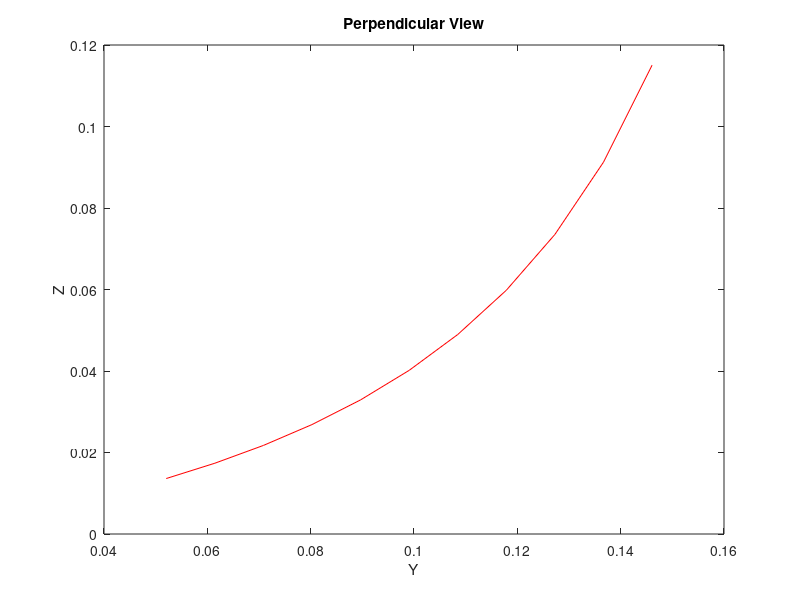
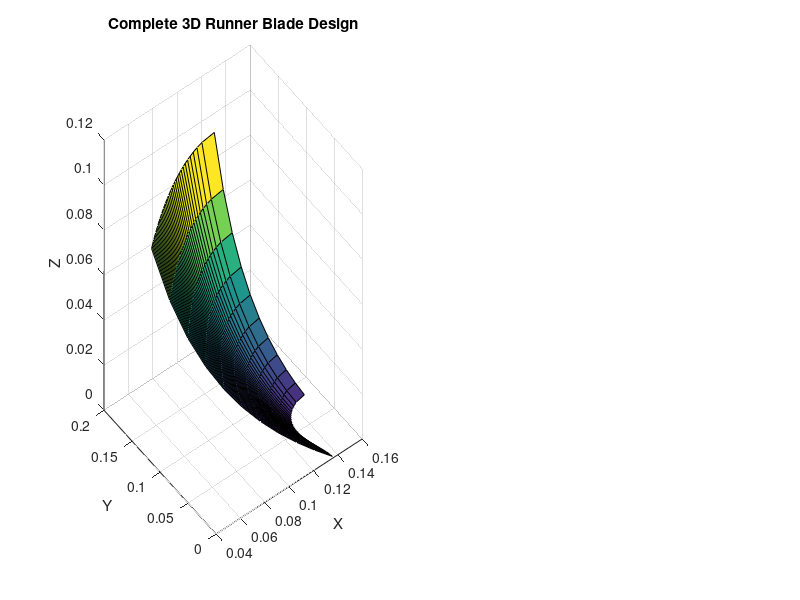
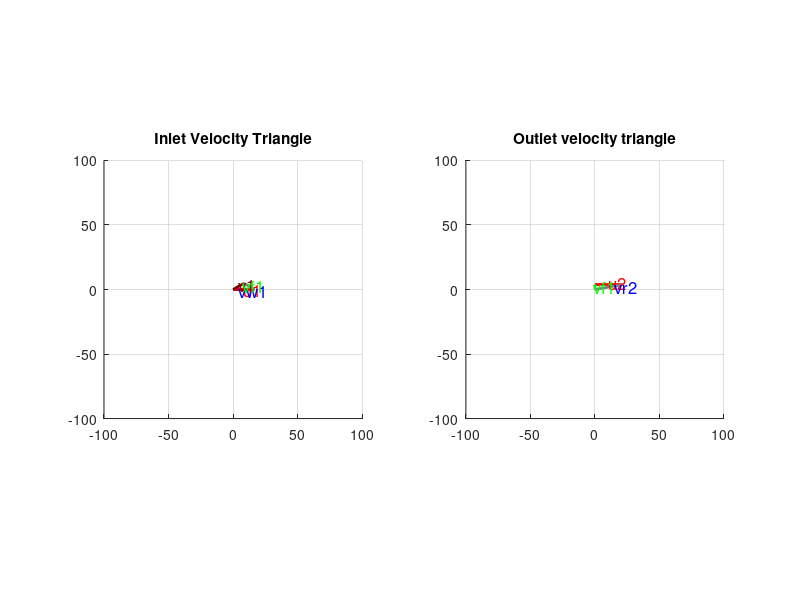
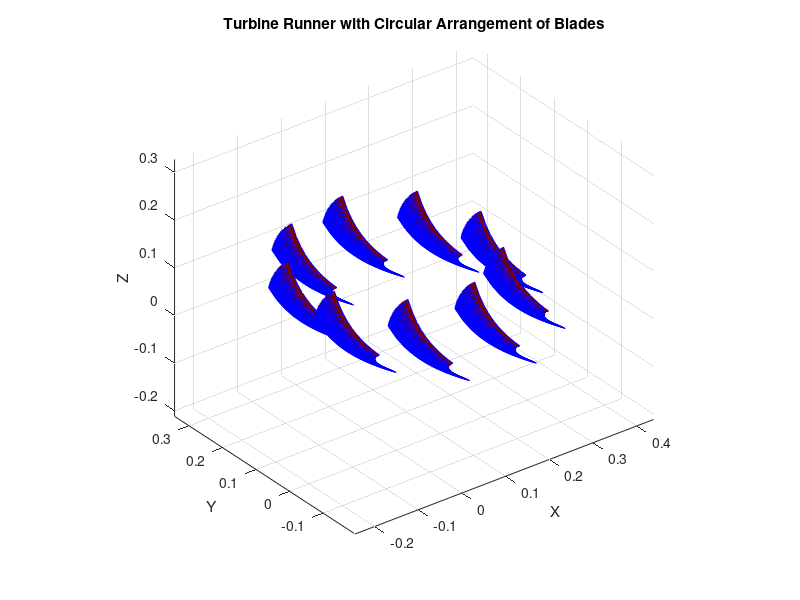

Here is the MATLAB script that generated these plots, in order:
Q=0.3;
H=15;
N=10;   % streamlines
nr=1500;
n=40; % no pf points

%initial calculation
P=(0.9)*(0.96)*(9810).*Q.*H;
ns=(nr.*sqrt(P.*10.^-3))/(H.^(5/4));
w=2.*pi.*nr/60;
r2=(Q/(pi.*0.24.*w)).^(1/3);
d2=2.*r2;
d1=(0.4+94.5/ns).*d2;
r1=d1/2;
dm=d2/(0.96+0.00038.*ns);
rm=dm/2;
h1=d2.*(0.094+0.00025.*ns);

if ns<111
    h2=d2.*(-0.05+42/ns);
else
    h2=d2/(3.16-0.0013.*ns);
end

b1=2.*h1;
height=h1+h2;

%%% hub and shroud
le=h2-h1;
ymi=r1;
li=b1/0.24;
yme=r2/8.711;

x1=nan(1,n);
x2=nan(1,n);
y1=nan(1,n);
y2=nan(1,n);

%%% hub
p=li/4;
q=p/n;
b=0;
for i=1:n
    y1(1,i)=b;
    x1=ymi*3.08*(1-y1/li).^(3/2).*(y1/li).^(1/2);
    b=b+q;
end

%hub point
x1=-x1;
y1=-y1;
x_trans=r1;
y_trans=h1+h2;

for i=1:n
    xx(1,i)=x1(1,i)+x_trans;
    yy(1,i)=y1(1,i)+y_trans;
end

% plot (xx,yy);
rb=xx(1,1)/3

for i=1:n
    error=xx(1,i)-rb;
    if error<0.001
        break
    end
    point=i;
end

point;
yvalue=-y1(1,point)

%hub again
p=yvalue;
q=p/n;
b=0;

for i=1:n
    y1(1,i)=b;
    x1=ymi*3.08*(1-y1/li).^(3/2).*(y1/li).^(1/2);
    b=b+q;
end

%%% shroud
p=0+le;
q=p/n;
b=0;
for i=1:n
    y2(1,i)=b;
    x2=yme*3.08*(1-y2/le).^(3/2).*(y2/le).^(1/2);
    b=b+q;
end

%offset shroud
d_leading=r1-rm;
for i=1:n
    y2(1,i)=y2(1,i)+b1;
    x2(1,i)=x2(1,i)+d_leading;
end

x = nan(N-1,n);
y = nan(N-1,n);

for i=1:N-1
    x(i,:) = x1 + (x2-x1).*i/N;
    y(i,:) = y1 + (y2-y1).*i/N;
end

a = nan(N+1,n);
b = nan(N+1,n);
c=N+1;
d=n;

for i=1:d
    a(1,i)=-x1(1,i);
    b(1,i)=-y1(1,i);
    a(N+1,i)=-x2(1,i);
    b(N+1,i)=-y2(1,i);
end

for i=2:N
    for j=1:d
        a(i,j)= -x(i-1,j);
        b(i,j)=-y(i-1,j);
    end
end

%%%% transformation of coordinates
x_trans=r1;
y_trans=h1+h2;
xx=nan(c,d);
yy=nan(c,d);

for i=1:c
    for j=1:d
        xx(i,j)=a(i,j)+x_trans;
        yy(i,j)=b(i,j)+y_trans;
    end
end

%%transform again
xtrans=r2-xx(c,d);

for i=1:c
    for j=1:d
        xx(i,j)=xx(i,j)+xtrans;
    end
end

% inlet and outlet
nh=0.96;
g=9.81;
b2=xx(c,d)-xx(1,d);
r1_new=xx(1,1);
d1_new=2.*r1_new;
d1=d1_new;
u1=(pi.*nr.*d1)/60;
vf1=Q/(pi.*d1.*b1);
vw1=(nh.*g.*H)/u1;

if vw1>u1
    beta1=atan(vf1/(vw1-u1));
else
    beta1=atan(vf1/(u1-vw1));
end

u2=(pi.*nr.*d2)/60;
vf2=Q/(pi.*d2.*b2);
beta2=atan(vf2/u2);
alpha1=atan(vf1/vw1);
vr1=(u1-vw1)/cos(beta1);
v1=vf1/sin(alpha1);
vr2=vf2/sin(beta2);

% perpendicular view
lm=nan(1,c);

for i=1:c
    lm(i)=yy(i,1)-yy(i,n);
end

disp(['lm = ' num2str(lm)]);

%plot of perpendicular view
bb=tan(beta2);
m=tan(beta1);
n=tan(beta2);
A=2*lm/(m+n);
aa=nan(1,c);

for i=1:c
    aa(i)=(m-n)/(2*A(i));
end

zz=nan(c,d);

for i=1:c
    for j=1:d
        m=aa(i);
        v=yy(i,j);
        zz(i,j)=(m.*v.^2+bb.*v);
    end
end

%%%perpendicular view
    figure;
    plot(yy(:, 1), zz(:, 1), 'r-');
    xlabel('Y');
    ylabel('Z');
    title('Perpendicular View');
 
%3D
%%combine view
% Combine and visualize the profiles
    figure;
% Plot combined profiles
    subplot(1, 1, 1);
    plot(yy(1, :), zz(1, :), 'b-', yy(:, 1), zz(:, 1), 'r-');
    xlabel('Y');
    ylabel('Z');
    title('Combined Meridional and Perpendicular View Profiles');
    legend('Shroud Profile', 'Perpendicular View Profile');

%%3D
    subplot(1, 2, 1);
    surf(xx, yy, zz);
    xlabel('X');
    ylabel('Y');
    zlabel('Z');
    title('Complete 3D Runner Blade Design');

% Create a new figure
    figure;
    
% Inlet velocity triangle
    subplot(1, 2, 1);
    hold on;
    
% Draw the velocities
    line([0, vw1], [0, 0], 'Color', 'b', 'LineWidth', 2);
    line([0, u1], [0, 0], 'Color', 'r', 'LineWidth', 2);
    line([0, vw1], [0, vf1], 'Color', [0.5,0,0], 'LineWidth', 2);
    line([vw1, vw1], [0, vf1], 'Color', 'g', 'LineWidth', 2);
    line([u1,vw1], [0, vf1], 'Color', [0.5,0.5,0.5], 'LineWidth', 2);

% Draw labels
    text(u1/2, -1, 'u1', 'Color', 'r', 'FontSize', 12);
    text(vw1/2, -1, 'vw1', 'Color', 'b', 'FontSize', 12);
    if u1>vw1
        text(vw1/2, 0.75.*vf1, 'v1', 'Color', [0.5,0,0], 'FontSize', 12);
        text(0.9.*vw1, vf1/2, 'vf1', 'Color', 'g', 'FontSize', 12);
    else
        text(u1/2, 0.75*vf1, 'v1', 'Color', [0.5,0,0], 'FontSize', 12);
        text(0.9.*u1, vf1/2, 'vf1', 'Color', 'g', 'FontSize', 12);
    end
   
% Set plot properties
    xlim([-100, 100]);
    ylim([-100, 100]);
   title('Inlet velocity triangle');

    grid on;
    axis equal;
    hold off;
    title('Inlet Velocity Triangle');
     
% Outlet velocity triangle
    subplot(1, 2, 2);
    
    %figure;
    hold on;
    
    % Draw the velocities
    line([0, u2], [vf2, vf2], 'Color', 'r', 'LineWidth', 2);
    line([0, 0], [0, vf2], 'Color', 'g', 'LineWidth', 2);
    line([0, u2], [0, vf2], 'Color', [0.5,0.5,0.5], 'LineWidth', 2);

% Draw labels
    text(u2/2, vf2+0.5, 'u2', 'Color', 'r', 'FontSize', 12);
    text(0.7*u2, vf2/2, 'vr2', 'Color', 'b', 'FontSize', 12);
    text(-1.5, vf2/2, 'vf1', 'Color', 'g', 'FontSize', 12);
   
% Set plot properties
    xlim([-100, 100]);
    ylim([-100, 100]);
    title('Outlet velocity triangle');

    grid on;
    axis equal;
    hold off;




%Define parameters
    num_blades = 10;
    radius = 0.2;
% Calculate blade positions
theta = linspace(0, 2*pi, num_blades);
xposition = radius * cos(theta);
yposition = radius * sin(theta);
zposition = zeros(size(xposition)); % Assuming blades start from the origin 

% Create a figure
figure;
hold on;
grid on;
axis equal;

blade_x=xx;
blade_y=yy;
blade_z=zz;

% Clone and rotate blades
for i = 1:num_blades
    blade_x_shifted = blade_x + xposition(i);
    blade_y_shifted = blade_y + yposition(i);
    blade_z_shifted = blade_z + zposition(i);
    % Plot the blade surface
    surf(blade_x_shifted, blade_y_shifted, blade_z_shifted, 'FaceColor', [0.5,0,0], 'EdgeColor', [0,0,1]);
end

% Set labels
xlabel('X');
ylabel('Y');
zlabel('Z');
title('Turbine Runner with Circular Arrangement of Blades');

% Show the plot
view(3);
rotate3d on;
hold off;




% Generate axial view plot
    ptemp = 20;
    Zmat = zeros(ptemp,N);
    Rmat = Zmat;
    x1 = linspace(d2/2, d1/2, ptemp);
    z1 = -31*x1.^3 + 50*x1.^2 - 27*x1 + 5.7;
    x = linspace(d2/2, d1/2, ptemp);
    z = 4*x.^3 - 4.7*x.^2 + 1.2*x + 0.13;
    yy = linspace(d2/2, d1/2, ptemp);
    xx20 = interp1(x, z, yy);
    xx30 = interp1(x1, z1, yy);

    for m = 1:N
        mm(:, m) = xx20 + (xx30 - xx20) * (m / N);
    end
    Zmat = mm;

    for L = 1:N
        Rmat(:, L) = yy;
    end

    c_mMat = zeros(ptemp, N);
    c_mMat(1, :) = vr1;
    dcm = vr2 - vr1;

    for P = 2:ptemp
        c_mMat(P, :) = c_mMat(P - 1, :) + dcm / (ptemp - 1);
    end

% Plotting the axial view
    figure;
    plot(Rmat(1:end, :), Zmat(1:end, :), 'b.-');
    xlim([0.4 0.8]);
    xlabel('Radius');
    ylabel('Height');
    title('Axial View Plot');
    grid on;